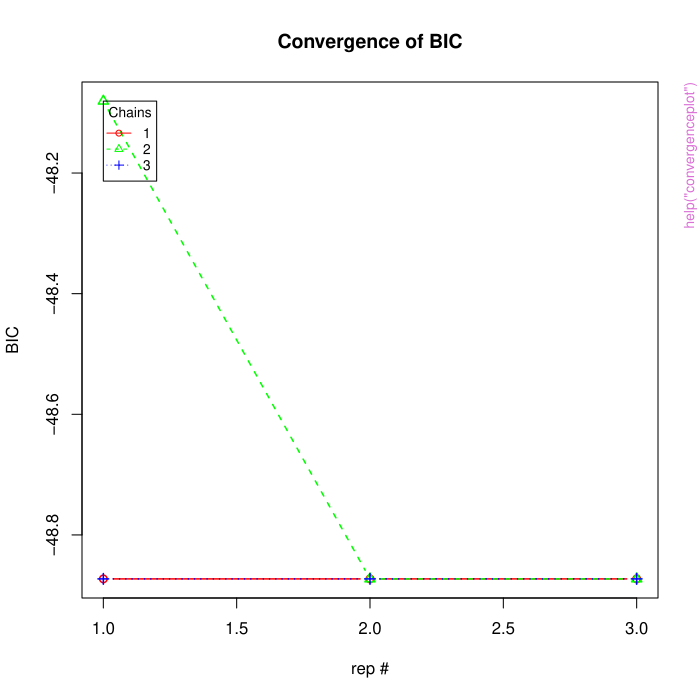

Write R code to recreate this figure.
pkgname <- "gemmR"
source(file.path(R.home("share"), "R", "examples-header.R"))
options(warn = 1)
library('gemmR')

base::assign(".oldSearch", base::search(), pos = 'CheckExEnv')
cleanEx()
nameEx("convergenceplot")
### * convergenceplot

flush(stderr()); flush(stdout())

### Name: convergencePlot
### Title: convergencePlot function for visualizing genetic algorithm in
###   gemmR
### Aliases: convergencePlot

### ** Examples

  data(mtcars)
  gemm.model <- gemm(mpg ~ disp + hp, data = mtcars, check.convergence = TRUE,
    seed.metric = FALSE, n.chains = 3, n.gens = 3, n.beta = 200)
  with(gemm.model, convergencePlot(converge.fit.metric, fit.metric))



cleanEx()
nameEx("gemm")
### * gemm

flush(stderr()); flush(stdout())

### Name: gemm
### Title: Fit General Monotone Models.
### Aliases: gemm gemm.default gemm.formula print.gemm plot.gemm
###   summary.gemm print.summary.gemm nobs.gemm deviance.gemm logLik.gemm
### Keywords: ordinal, regression

### ** Examples

  ## Not run: 
##D     data(culture)
##D     gemm.model <- gemm(mpg ~ disp + cyl, data = mtcars, check.convergence = TRUE)
##D     print(gemm.model)
##D     plot(gemm.model)
##D   
## End(Not run)



cleanEx()
nameEx("gemmEst")
### * gemmEst

flush(stderr()); flush(stdout())

### Name: gemmEst
### Title: Fit General Monotone Models.
### Aliases: gemmEst
### Keywords: ordinal, regression

### ** Examples

  data(mtcars)
  gemm.model <- gemm(mpg ~ disp + cyl, data = mtcars,
    check.convergence = TRUE, n.chains = 3, n.gens = 3, n.beta = 200)
  print(gemm.model)
  plot(gemm.model)



cleanEx()
nameEx("genAlg")
### * genAlg

flush(stderr()); flush(stdout())

### Name: genAlg
### Title: genAlg
### Aliases: genAlg

### ** Examples

  p <- 4
  gen.alg <- genAlg(matrix(rnorm(p), nrow = p), 5, 2, p, 1, matrix(1), TRUE)



cleanEx()
nameEx("list2gemm")
### * list2gemm

flush(stderr()); flush(stdout())

### Name: list2gemm
### Title: Collapse a uniform list of 'gemm' objects.
### Aliases: list2gemm
### Keywords: ordinal, regression

### ** Examples

  library(gemmR)
  data(mtcars)
  fit <- list()
  for (i in 1:3) {
      fit[[i]] <- gemm(mpg ~ disp + cyl, data = mtcars, n.chains = 1, n.gens = 3, n.beta = 200)
  }
  gemm.model <- list2gemm(fit)
  summary(gemm.model)



cleanEx()
nameEx("predict.gemm")
### * predict.gemm

flush(stderr()); flush(stdout())

### Name: predict.gemm
### Title: Predict method for general monotone models.
### Aliases: predict.gemm
### Keywords: ordinal, regression

### ** Examples

  data(mtcars)
  gemm.model <- gemm(mpg ~ disp + cyl, data = mtcars, check.convergence = TRUE, n.beta = 200)
  predict(gemm.model, tie.struct = TRUE)



### * <FOOTER>
###
options(digits = 7L)
base::cat("Time elapsed: ", proc.time() - base::get("ptime", pos = 'CheckExEnv'),"\n")
grDevices::dev.off()
###
### Local variables: ***
### mode: outline-minor ***
### outline-regexp: "\\(> \\)?### [*]+" ***
### End: ***
quit('no')
